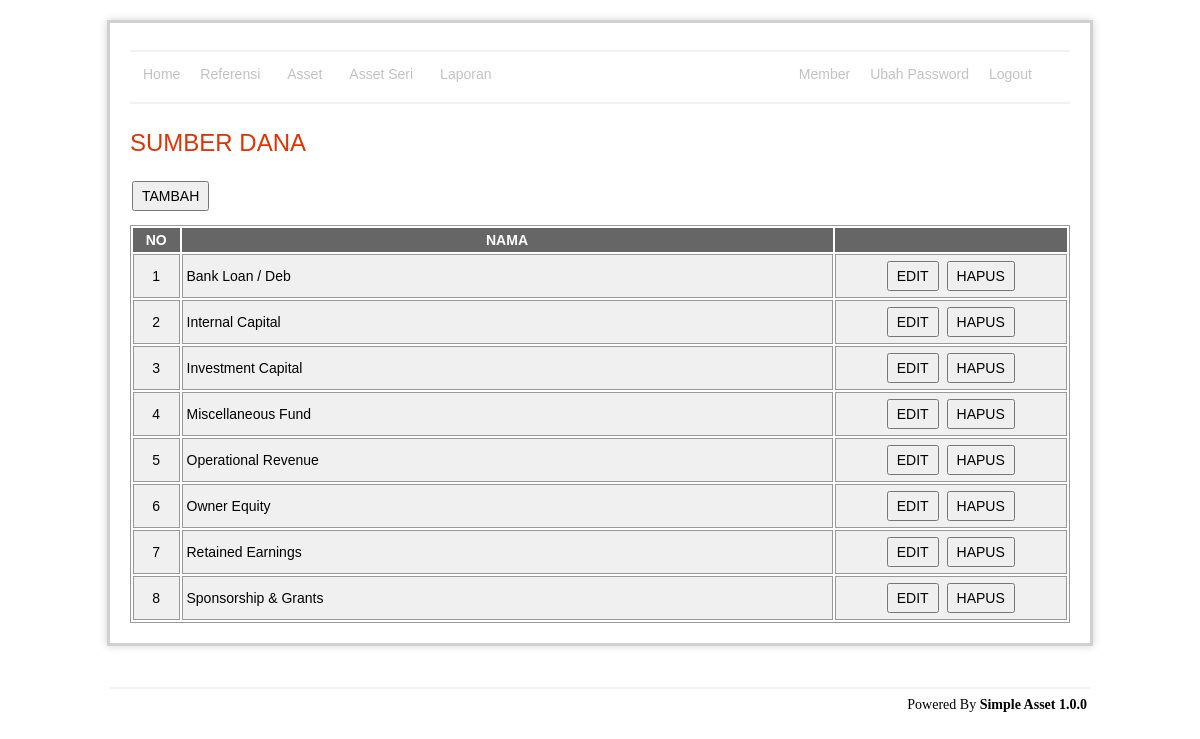
/apps/admin/fund/index.php (signed in), run on the app's committed database.
### tables this page shows
CREATE TABLE `fund`  (
  `id` int(11) NOT NULL AUTO_INCREMENT,
  `name` varchar(255) NOT NULL,
  `is_delete` enum('0','1') NOT NULL DEFAULT '0',
  PRIMARY KEY (`id`) USING BTREE
);

### apps/admin/fund/indexRead.php (called while the page is built, shortened)
<?php
include '../../lib/connection.php';
$query = "select id,name
		from fund
		where is_delete = '0'
		order by name";
$data = mysqli_query($con, $query) or die(mysqli_error($con));
?>

### apps/admin/fund/index.php (the view, shortened to what this page needs)
<?php include 'indexRead.php' ?>
<h1>SUMBER DANA</h1>
<p><input type="button" value="TAMBAH" onclick="window.location='add.php'" /></p>
<?php if (mysql_num_rows($data) < 1): ?>
	<div class="warning">
		<h3>
			<?php echo message::getMsg('emptySuccess') ?>
		</h3>
	</div>
<?php else: ?>
	<div id="tbl">
		<table width="100%">
			<thead>
				<tr>
					<th align="center" width="5%">NO</th>
					<th align="center" width="70%">NAMA</th>
					<th></th>
				</tr>
			</thead>
			<tbody>
				<?php $i = 1; ?>
				<?php while ($val = mysqli_fetch_array($data)): ?>
					<tr>
						<td align="center">
							<?php echo $i ?>
						</td>
						<td>
							<?php echo $val['name'] ?>
						</td>
						<td align="center">
							<input type="button" value="EDIT"
								onclick="window.location='edit.php?id=<?php echo $val['id'] ?>'" />
							<input type="button" value="HAPUS"
								onclick="confirm('Anda yakin akan menghapus ?') ? window.location='delete.php?id=<?php echo $val['id'] ?>' : false" />
						</td>
					</tr>
					<?php $i++; ?>
				<?php endwhile; ?>
		</table>
	</div>
<?php endif; ?>
<?php include '../template/main.php' ?>

### apps/admin/asset/css/style.css (style rules this page uses)
#content p { margin: 12px 20px 12px 0; text-align:left; }
#content h1 { color: #e13300; background-color: transparent; font-weight: normal; font-size: 24px; margin: 10px 0 5px 0; padding: 15px 0 10px 0px; text-align:left; }
table { font-size: 14px; }
#tbl table { border: 1px solid #999; }
#tbl th { font-weight: bold; text-align: center; font-size: 14px; background-color: #666; color: #fff; padding: 4px; }
#tbl td { border: 1px solid #999; font-weight: normal; font-size: 14px; padding: 4px; background-color: #f0f0f0; }
input[type="button"], input[type="submit"] { font-size: 14px; height: 30px; padding: 0px 8px 0px 8px; margin: 2px; }

### data on the page
fund: name "Bank Loan / Deb"
fund: name "Internal Capital"
fund: name "Investment Capital"
fund: name "Miscellaneous Fund"
fund: name "Operational Revenue"
fund: name "Owner Equity"
fund: name "Retained Earnings"
fund: name "Sponsorship & Grants"
